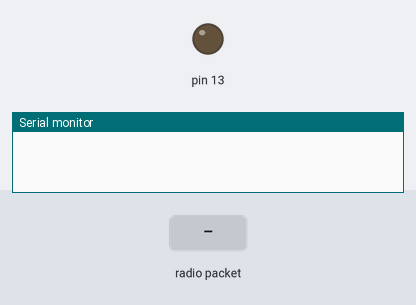
A sketch run on a simulated Arduino Uno, built with avr-gcc and run on an emulated ATmega328P. On the bench: output pins drawn as LEDs (lit = HIGH), the last lines printed to the serial monitor. The inputs (shaded band) are chosen by the test bench. No radio packets arrive unless stated.

Above: at 1.2 s.
1.3 s: radio packet "1" arrives
At 2.3 s:
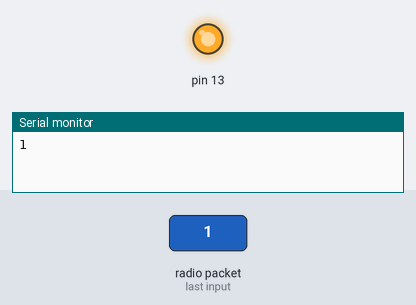
Timing chart, 0 to 4.3 s (numbered marks = the images above; inputs shaded):
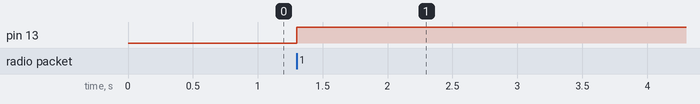

The sketch:

Receiver.ino
```cpp
#include <VirtualWire.h>

char sensorMsg[7];

void setup() {
  // put your setup code here, to run once:

  Serial.begin(9600); // Debugging only
    //Serial.println("setup");
    pinMode(13, OUTPUT);
    // Initialise the IO and ISR
    //vw_set_rx_pin(0);  //Changes rx pin on board
    //Default rx pin is I/O pin 11
    vw_set_ptt_inverted(true); // Required for DR3100
    vw_setup(2000);      // Bits per sec
    vw_rx_start(); // Start the receiver PLL running

}

void loop() {
  // put your main code here, to run repeatedly:


   uint8_t buf[VW_MAX_MESSAGE_LEN];
   uint8_t buflen = VW_MAX_MESSAGE_LEN;
   if (vw_get_message(buf, &buflen)) // Non-blocking

  {

    digitalWrite(13, HIGH);
    int i;

   for (i = 0; i < buflen; i++)
        {
            sensorMsg[i]= char(buf[i]);
        }
        sensorMsg[buflen] = '\0';

    Serial.println(sensorMsg);

  } //endif
}
```

Measured:
- after the input at 1.3 s, pin 13: LOW → HIGH at once
